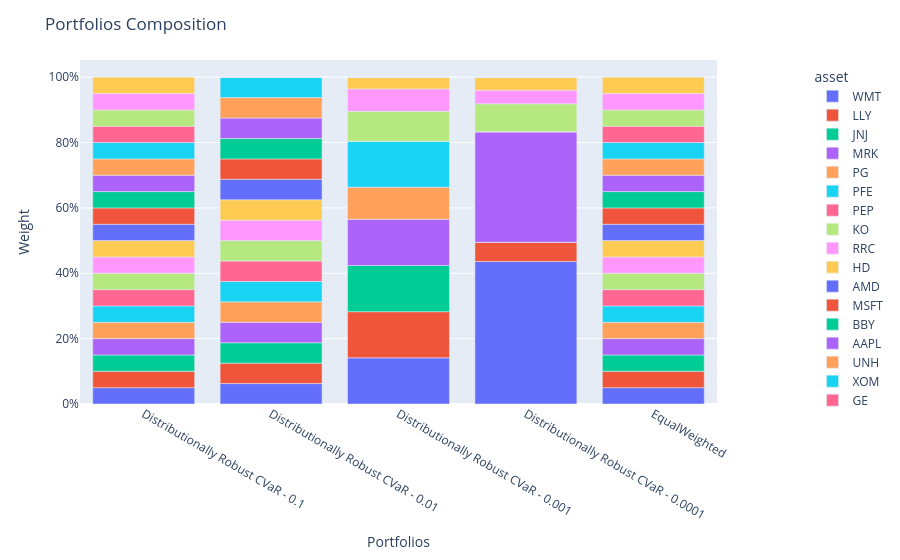

The notebook cell saved with this chart:
### Code cell
population = Population(
    [ptf_model1_test, ptf_model2_test, ptf_model3_test, ptf_model4_test, ptf_bench_test]
)
population.plot_composition()

### Figure 1 — Plotly figure (JSON) as saved in the notebook; plotly's stock layout.template omitted (floating-point values rounded to 4 significant figures)
{"data": [{"alignmentgroup": "True", "hovertemplate": "asset=WMT<br>index=%{x}<br>value=%{y}<extra></extra>", "legendgroup": "WMT", "marker": {"color": "#636efa", "pattern": {"shape": ""}}, "name": "WMT", "offsetgroup": "WMT", "orientation": "v", "showlegend": true, "textposition": "auto", "type": "bar", "x": ["Distributionally Robust CVaR - 0.1", "Distributionally Robust CVaR - 0.01", "Distributionally Robust CVaR - 0.001", "Distributionally Robust CVaR - 0.0001", "EqualWeighted"], "xaxis": "x", "y": [0.05, 0.0625, 0.1413, 0.4362, 0.05], "yaxis": "y"}, {"alignmentgroup": "True", "hovertemplate": "asset=LLY<br>index=%{x}<br>value=%{y}<extra></extra>", "legendgroup": "LLY", "marker": {"color": "#EF553B", "pattern": {"shape": ""}}, "name": "LLY", "offsetgroup": "LLY", "orientation": "v", "showlegend": true, "textposition": "auto", "type": "bar", "x": ["Distributionally Robust CVaR - 0.1", "Distributionally Robust CVaR - 0.01", "Distributionally Robust CVaR - 0.001", "Distributionally Robust CVaR - 0.0001", "EqualWeighted"], "xaxis": "x", "y": [0.05, 0.0625, 0.1413, 0.0586, 0.05], "yaxis": "y"}, {"alignmentgroup": "True", "hovertemplate": "asset=JNJ<br>index=%{x}<br>value=%{y}<extra></extra>", "legendgroup": "JNJ", "marker": {"color": "#00cc96", "pattern": {"shape": ""}}, "name": "JNJ", "offsetgroup": "JNJ", "orientation": "v", "showlegend": true, "textposition": "auto", "type": "bar", "x": ["Distributionally Robust CVaR - 0.1", "Distributionally Robust CVaR - 0.01", "Distributionally Robust CVaR - 0.001", "Distributionally Robust CVaR - 0.0001", "EqualWeighted"], "xaxis": "x", "y": [0.05, 0.0625, 0.1413, 0, 0.05], "yaxis": "y"}, {"alignmentgroup": "True", "hovertemplate": "asset=MRK<br>index=%{x}<br>value=%{y}<extra></extra>", "legendgroup": "MRK", "marker": {"color": "#ab63fa", "pattern": {"shape": ""}}, "name": "MRK", "offsetgroup": "MRK", "orientation": "v", "showlegend": true, "textposition": "auto", "type": "bar", "x": ["Distributionally Robust CVaR - 0.1", "Distributionally Robust CVaR - 0.01", "Distributionally Robust CVaR - 0.001", "Distributionally Robust CVaR - 0.0001", "EqualWeighted"], "xaxis": "x", "y": [0.05, 0.0625, 0.1413, 0.3385, 0.05], "yaxis": "y"}, {"alignmentgroup": "True", "hovertemplate": "asset=PG<br>index=%{x}<br>value=%{y}<extra></extra>", "legendgroup": "PG", "marker": {"color": "#FFA15A", "pattern": {"shape": ""}}, "name": "PG", "offsetgroup": "PG", "orientation": "v", "showlegend": true, "textposition": "auto", "type": "bar", "x": ["Distributionally Robust CVaR - 0.1", "Distributionally Robust CVaR - 0.01", "Distributionally Robust CVaR - 0.001", "Distributionally Robust CVaR - 0.0001", "EqualWeighted"], "xaxis": "x", "y": [0.05, 0.0625, 0.09841, 0, 0.05], "yaxis": "y"}, {"alignmentgroup": "True", "hovertemplate": "asset=PFE<br>index=%{x}<br>value=%{y}<extra></extra>", "legendgroup": "PFE", "marker": {"color": "#19d3f3", "pattern": {"shape": ""}}, "name": "PFE", "offsetgroup": "PFE", "orientation": "v", "showlegend": true, "textposition": "auto", "type": "bar", "x": ["Distributionally Robust CVaR - 0.1", "Distributionally Robust CVaR - 0.01", "Distributionally Robust CVaR - 0.001", "Distributionally Robust CVaR - 0.0001", "EqualWeighted"], "xaxis": "x", "y": [0.05, 0.0625, 0.1406, 0, 0.05], "yaxis": "y"}, {"alignmentgroup": "True", "hovertemplate": "asset=PEP<br>index=%{x}<br>value=%{y}<extra></extra>", "legendgroup": "PEP", "marker": {"color": "#FF6692", "pattern": {"shape": ""}}, "name": "PEP", "offsetgroup": "PEP", "orientation": "v", "showlegend": true, "textposition": "auto", "type": "bar", "x": ["Distributionally Robust CVaR - 0.1", "Distributionally Robust CVaR - 0.01", "Distributionally Robust CVaR - 0.001", "Distributionally Robust CVaR - 0.0001", "EqualWeighted"], "xaxis": "x", "y": [0.05, 0.0625, 0, 0, 0.05], "yaxis": "y"}, {"alignmentgroup": "True", "hovertemplate": "asset=KO<br>index=%{x}<br>value=%{y}<extra></extra>", "legendgroup": "KO", "marker": {"color": "#B6E880", "pattern": {"shape": ""}}, "name": "KO", "offsetgroup": "KO", "orientation": "v", "showlegend": true, "textposition": "auto", "type": "bar", "x": ["Distributionally Robust CVaR - 0.1", "Distributionally Robust CVaR - 0.01", "Distributionally Robust CVaR - 0.001", "Distributionally Robust CVaR - 0.0001", "EqualWeighted"], "xaxis": "x", "y": [0.05, 0.0625, 0.09159, 0.08534, 0.05], "yaxis": "y"}, {"alignmentgroup": "True", "hovertemplate": "asset=RRC<br>index=%{x}<br>value=%{y}<extra></extra>", "legendgroup": "RRC", "marker": {"color": "#FF97FF", "pattern": {"shape": ""}}, "name": "RRC", "offsetgroup": "RRC", "orientation": "v", "showlegend": true, "textposition": "auto", "type": "bar", "x": ["Distributionally Robust CVaR - 0.1", "Distributionally Robust CVaR - 0.01", "Distributionally Robust CVaR - 0.001", "Distributionally Robust CVaR - 0.0001", "EqualWeighted"], "xaxis": "x", "y": [0.05, 0.0625, 0.06842, 0.04161, 0.05], "yaxis": "y"}, {"alignmentgroup": "True", "hovertemplate": "asset=HD<br>index=%{x}<br>value=%{y}<extra></extra>", "legendgroup": "HD", "marker": {"color": "#FECB52", "pattern": {"shape": ""}}, "name": "HD", "offsetgroup": "HD", "orientation": "v", "showlegend": true, "textposition": "auto", "type": "bar", "x": ["Distributionally Robust CVaR - 0.1", "Distributionally Robust CVaR - 0.01", "Distributionally Robust CVaR - 0.001", "Distributionally Robust CVaR - 0.0001", "EqualWeighted"], "xaxis": "x", "y": [0.05, 0.0625, 0.03587, 0.03975, 0.05], "yaxis": "y"}, {"alignmentgroup": "True", "hovertemplate": "asset=AMD<br>index=%{x}<br>value=%{y}<extra></extra>", "legendgroup": "AMD", "marker": {"color": "#636efa", "pattern": {"shape": ""}}, "name": "AMD", "offsetgroup": "AMD", "orientation": "v", "showlegend": true, "textposition": "auto", "type": "bar", "x": ["Distributionally Robust CVaR - 0.1", "Distributionally Robust CVaR - 0.01", "Distributionally Robust CVaR - 0.001", "Distributionally Robust CVaR - 0.0001", "EqualWeighted"], "xaxis": "x", "y": [0.05, 0.0625, 0, 0, 0.05], "yaxis": "y"}, {"alignmentgroup": "True", "hovertemplate": "asset=MSFT<br>index=%{x}<br>value=%{y}<extra></extra>", "legendgroup": "MSFT", "marker": {"color": "#EF553B", "pattern": {"shape": ""}}, "name": "MSFT", "offsetgroup": "MSFT", "orientation": "v", "showlegend": true, "textposition": "auto", "type": "bar", "x": ["Distributionally Robust CVaR - 0.1", "Distributionally Robust CVaR - 0.01", "Distributionally Robust CVaR - 0.001", "Distributionally Robust CVaR - 0.0001", "EqualWeighted"], "xaxis": "x", "y": [0.05, 0.0625, 0, 0, 0.05], "yaxis": "y"}, {"alignmentgroup": "True", "hovertemplate": "asset=BBY<br>index=%{x}<br>value=%{y}<extra></extra>", "legendgroup": "BBY", "marker": {"color": "#00cc96", "pattern": {"shape": ""}}, "name": "BBY", "offsetgroup": "BBY", "orientation": "v", "showlegend": true, "textposition": "auto", "type": "bar", "x": ["Distributionally Robust CVaR - 0.1", "Distributionally Robust CVaR - 0.01", "Distributionally Robust CVaR - 0.001", "Distributionally Robust CVaR - 0.0001", "EqualWeighted"], "xaxis": "x", "y": [0.05, 0.0625, 0, 0, 0.05], "yaxis": "y"}, {"alignmentgroup": "True", "hovertemplate": "asset=AAPL<br>index=%{x}<br>value=%{y}<extra></extra>", "legendgroup": "AAPL", "marker": {"color": "#ab63fa", "pattern": {"shape": ""}}, "name": "AAPL", "offsetgroup": "AAPL", "orientation": "v", "showlegend": true, "textposition": "auto", "type": "bar", "x": ["Distributionally Robust CVaR - 0.1", "Distributionally Robust CVaR - 0.01", "Distributionally Robust CVaR - 0.001", "Distributionally Robust CVaR - 0.0001", "EqualWeighted"], "xaxis": "x", "y": [0.05, 0.0625, 0, 0, 0.05], "yaxis": "y"}, {"alignmentgroup": "True", "hovertemplate": "asset=UNH<br>index=%{x}<br>value=%{y}<extra></extra>", "legendgroup": "UNH", "marker": {"color": "#FFA15A", "pattern": {"shape": ""}}, "name": "UNH", "offsetgroup": "UNH", "orientation": "v", "showlegend": true, "textposition": "auto", "type": "bar", "x": ["Distributionally Robust CVaR - 0.1", "Distributionally Robust CVaR - 0.01", "Distributionally Robust CVaR - 0.001", "Distributionally Robust CVaR - 0.0001", "EqualWeighted"], "xaxis": "x", "y": [0.05, 0.0625, 0, 0, 0.05], "yaxis": "y"}, {"alignmentgroup": "True", "hovertemplate": "asset=XOM<br>index=%{x}<br>value=%{y}<extra></extra>", "legendgroup": "XOM", "marker": {"color": "#19d3f3", "pattern": {"shape": ""}}, "name": "XOM", "offsetgroup": "XOM", "orientation": "v", "showlegend": true, "textposition": "auto", "type": "bar", "x": ["Distributionally Robust CVaR - 0.1", "Distributionally Robust CVaR - 0.01", "Distributionally Robust CVaR - 0.001", "Distributionally Robust CVaR - 0.0001", "EqualWeighted"], "xaxis": "x", "y": [0.05, 0.0625, 0, 0, 0.05], "yaxis": "y"}, {"alignmentgroup": "True", "hovertemplate": "asset=GE<br>index=%{x}<br>value=%{y}<extra></extra>", "legendgroup": "GE", "marker": {"color": "#FF6692", "pattern": {"shape": ""}}, "name": "GE", "offsetgroup": "GE", "orientation": "v", "showlegend": true, "textposition": "auto", "type": "bar", "x": ["Distributionally Robust CVaR - 0.1", "Distributionally Robust CVaR - 0.01", "Distributionally Robust CVaR - 0.001", "Distributionally Robust CVaR - 0.0001", "EqualWeighted"], "xaxis": "x", "y": [0.05, 0, 0, 0, 0.05], "yaxis": "y"}, {"alignmentgroup": "True", "hovertemplate": "asset=JPM<br>index=%{x}<br>value=%{y}<extra></extra>", "legendgroup": "JPM", "marker": {"color": "#B6E880", "pattern": {"shape": ""}}, "name": "JPM", "offsetgroup": "JPM", "orientation": "v", "showlegend": true, "textposition": "auto", "type": "bar", "x": ["Distributionally Robust CVaR - 0.1", "Distributionally Robust CVaR - 0.01", "Distributionally Robust CVaR - 0.001", "Distributionally Robust CVaR - 0.0001", "EqualWeighted"], "xaxis": "x", "y": [0.05, 0, 0, 0, 0.05], "yaxis": "y"}, {"alignmentgroup": "True", "hovertemplate": "asset=BAC<br>index=%{x}<br>value=%{y}<extra></extra>", "legendgroup": "BAC", "marker": {"color": "#FF97FF", "pattern": {"shape": ""}}, "name": "BAC", "offsetgroup": "BAC", "orientation": "v", "showlegend": true, "textposition": "auto", "type": "bar", "x": ["Distributionally Robust CVaR - 0.1", "Distributionally Robust CVaR - 0.01", "Distributionally Robust CVaR - 0.001", "Distributionally Robust CVaR - 0.0001", "EqualWeighted"], "xaxis": "x", "y": [0.05, 0, 0, 0, 0.05], "yaxis": "y"}, {"alignmentgroup": "True", "hovertemplate": "asset=CVX<br>index=%{x}<br>value=%{y}<extra></extra>", "legendgroup": "CVX", "marker": {"color": "#FECB52", "pattern": {"shape": ""}}, "name": "CVX", "offsetgroup": "CVX", "orientation": "v", "showlegend": true, "textposition": "auto", "type": "bar", "x": ["Distributionally Robust CVaR - 0.1", "Distributionally Robust CVaR - 0.01", "Distributionally Robust CVaR - 0.001", "Distributionally Robust CVaR - 0.0001", "EqualWeighted"], "xaxis": "x", "y": [0.05, 0, 0, 0, 0.05], "yaxis": "y"}], "layout": {"barmode": "relative", "legend": {"title": {"text": "asset"}, "tracegroupgap": 0, "x": 1.15, "xanchor": "left", "y": 0.99, "yanchor": "top"}, "margin": {"t": 60}, "title": {"text": "Portfolios Composition"}, "xaxis": {"anchor": "y", "domain": [0, 1], "title": {"text": "Portfolios"}}, "yaxis": {"anchor": "x", "domain": [0, 1], "tickformat": ",.0%", "title": {"text": "Weight"}}}}
